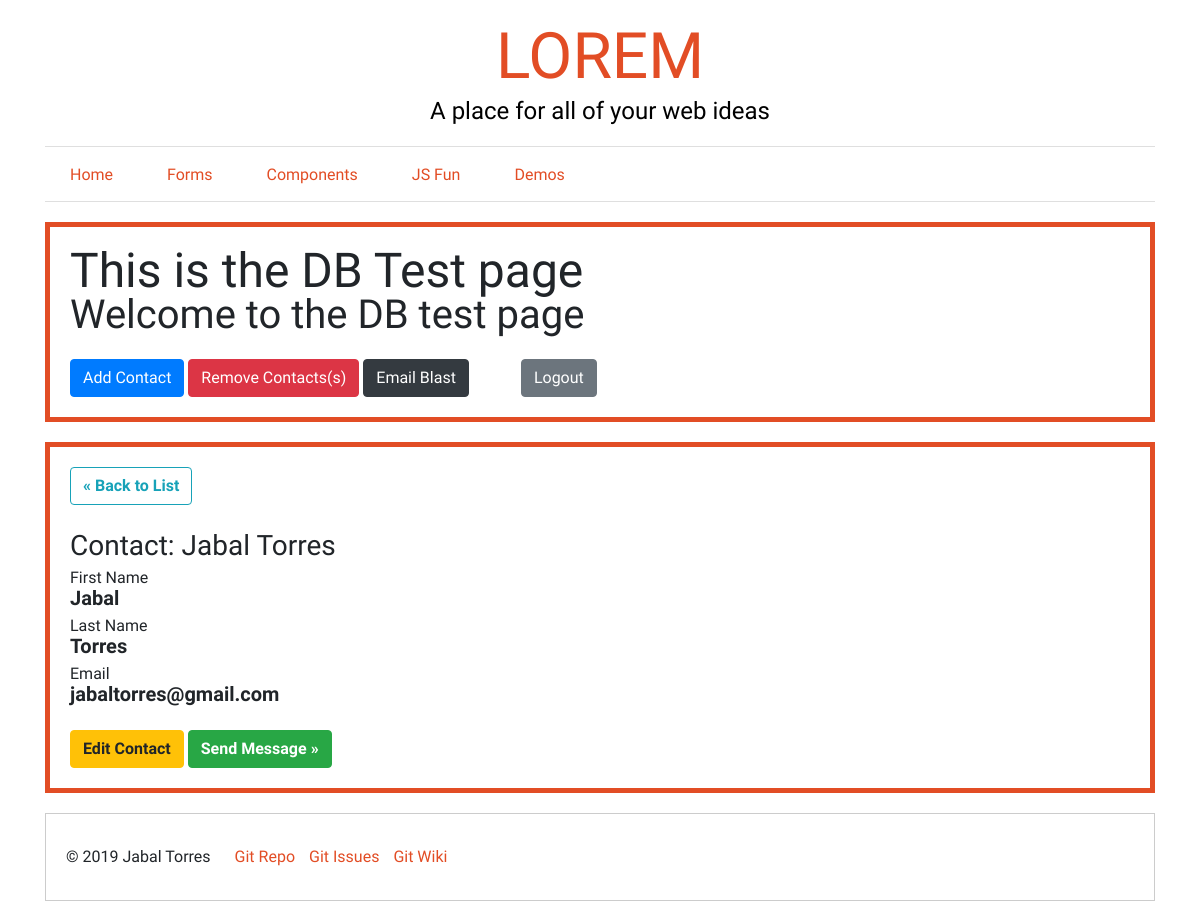
/public/contacts/contact-show.php?id=8 (signed in), run on the app's committed database.
### tables this page shows
CREATE TABLE `email_list` (
  `id` int(11) NOT NULL,
  `first_name` varchar(20) DEFAULT NULL,
  `last_name` varchar(20) DEFAULT NULL,
  `email` varchar(60) DEFAULT NULL
);

### private/functions.php (called while the page is built, shortened)
<?php
function url_for($script_path) {
    return WWW_ROOT . $script_path;
}
function u($string="") {
    return urlencode($string);
}
function h($string="") {
    return htmlspecialchars($string);
}
?>

### private/database.php (called while the page is built, shortened)
<?php
    function db_escape($connection, $string) {
        return mysqli_real_escape_string($connection, $string);
    }
?>

### private/query_functions.php (called while the page is built, shortened)
<?php
    function find_contact_by_id($id) {
        global $db;
        $sql = "SELECT * FROM email_list ";
        $sql .= "WHERE id='" . db_escape($db, $id) . "'";
        $result = mysqli_query($db, $sql);
        $contact = mysqli_fetch_assoc($result);
        return $contact;
    }
?>

### public/contacts/contact-show.php (the view, shortened to what this page needs)
<?php
    $id = $_GET['id'] ?? '1';
    $contact = find_contact_by_id($id);
    $custom_class = "db-test-page";
include_once(INCLUDES_PATH . '/site-header.php');
?>
<div class="container <?php echo $custom_class; ?>">
    <?php
        include_once(INCLUDES_PATH . '/masthead.php');
        include_once(INCLUDES_PATH . '/navigation.php');
    ?>
    <section>
        <?php include_once(INCLUDES_PATH . '/headline-page.php');?>
        <?php include_once(INCLUDES_PATH . '/db-menu.php');?>
    </section>
    <div class="row">
        <div class="col">
            <section>
                <div id="content" class="">
                    <a class="btn btn-outline-info mb-4 font-weight-bold" href="<?php echo url_for('/contacts/index.php'); ?>">&laquo; Back to List</a>
                    <div class="contact show mb-4">
                        <h1 class="h3">Contact: <?php echo h($contact['first_name']) . " " . h($contact['last_name'] ); ?></h1>
                        <div class="attributes">
                            <dl class="mb-2">
                                <dt>First Name</dt>
                                <dd class="font-weight-bold h5"><?php echo h($contact['first_name']); ?></dd>
                            </dl>
                            <dl class="mb-2">
                                <dt>Last Name</dt>
                                <dd class="font-weight-bold h5"><?php echo h($contact['last_name']); ?></dd>
                            </dl>
                            <dl class="mb-2">
                                <dt>Email</dt>
                                <dd class="font-weight-bold h5"><?php echo h($contact['email']); ?></dd>
                            </dl>
                        </div>
                    </div>
                    <a class="btn btn-warning font-weight-bold" href="<?php echo url_for('/contacts/contact-edit.php?id=' . h(u($contact['id']))); ?>">Edit Contact</a>
                    <a class="btn btn-success font-weight-bold" href="<?php echo url_for('/contacts/contact-message.php?id=' . h(u($contact['id']))); ?>">Send Message &raquo;</a>
                </div>
            </section>
        </div>
    </div>
</div>
<?php include '../includes/site-footer.php';?>

### data on the page
email_list: first_name "Jabal", last_name "Torres", email "jabaltorres@gmail.com"

### other printed values
$site_name "LOREM"
$site_tagline "A place for all of your web ideas"
$page_heading "This is the DB Test page"
$page_subheading "Welcome to the DB test page"
$site_owner "Jabal Torres"
